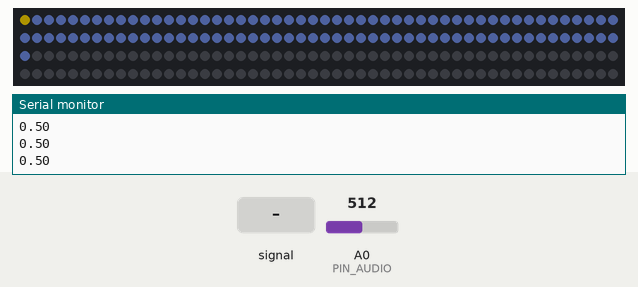
Simulated run of this sketch. Board: Arduino Uno, built with avr-gcc and run on an emulated ATmega328P. Parts: 200 RGB LEDs in strip order, left to right, continuing on the next row, the last lines printed to the serial monitor. Inputs (shaded band) come from the test bench; at power-on: A0 (PIN_AUDIO) = 512. Dim RGB values are drawn brighter than linear.

Above: at 1.2 s.
1.3 s: A0 (PIN_AUDIO) fed a 1000 Hz sine of ±255 counts around its level
At 1.47 s:
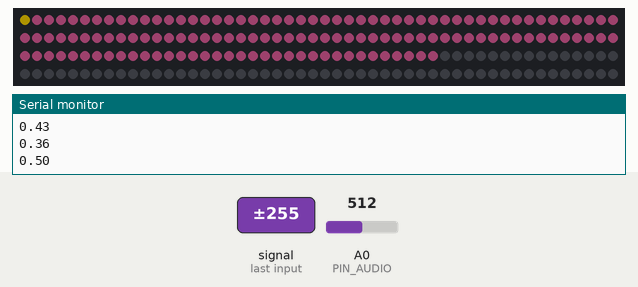
4.3 s: A0 (PIN_AUDIO) set to 0
At 5.5 s:
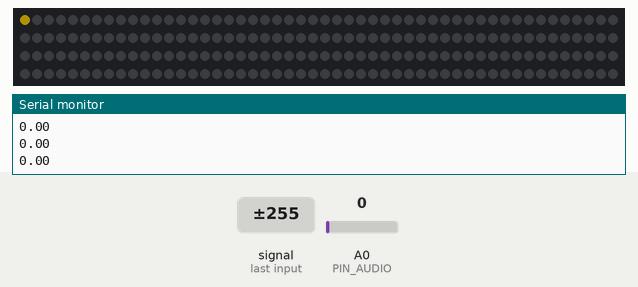
5.8 s: A0 (PIN_AUDIO) set to 1023
At 7.0 s:
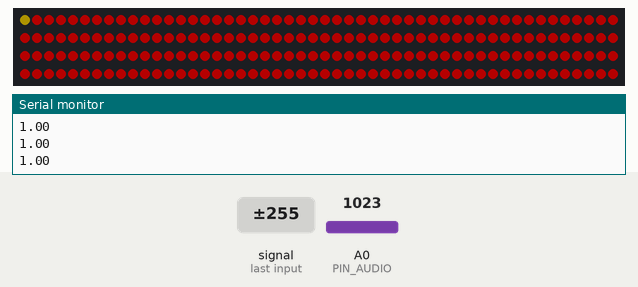
7.3 s: A0 (PIN_AUDIO) set to 900
8.8 s: A0 (PIN_AUDIO) fed a 200 Hz sine of ±81 counts around its level
At 9.28 s:
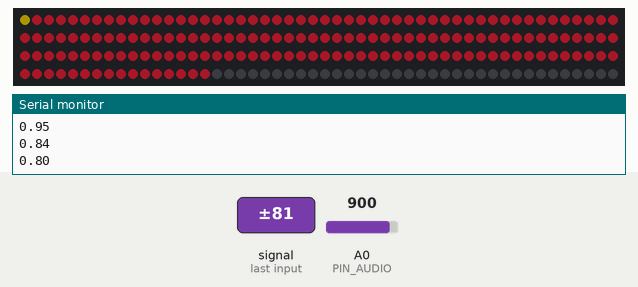
Timing chart, 0 to 11.3 s (numbered marks = the images above; inputs shaded):
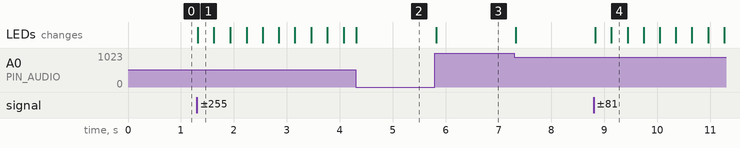

The sketch:

audio_ledstrip_demo.ino
```cpp
/***********************
 * Tweakable variables *
 ***********************/

#define PIN_AUDIO A0
#define NUM_LEDS 200
#define MIN_VOL 0
#define MAX_VOL 1.0

/***************************************
 * Code starts here, modify with care! *
 ***************************************/
#include "math.h"

void setup() {
  /* Setup the Serial logging and pins */
  Serial.begin(115200);
  setupLedStrip();
}

void loop() {
  /* Get the distance from the sensor */
  double volume = max(0, min(1, (analogRead(PIN_AUDIO) / 1024.0 - MIN_VOL) / (MAX_VOL - MIN_VOL)));
  showLedVolume(volume);
  Serial.println(volume);
}

/* Led display functionality */
void showLedVolume(double volume) {
  /* Reset the strip */
  setLedColor(0, 0, 0);
  /* Leds */
  int num_leds = (int) round(volume * (NUM_LEDS - 1));
  setLedColor(0, 1, 190, 160, 0);
  setLedColor(1, 1 + num_leds, 230 * volume * volume, 140 * (1 - volume), 230 * (1 - volume));

  /* Send the updated pixel color to the hardware after all the changes have been made */
  updateLeds();
}
```

ledstripe_controller.ino
```cpp
/* Adafruit_Neopixel led-strip settings.*/
/* Strip guidance.*/
#define STRIP_PIN 12
/* Choose according to your strip. */
#define NUM_LEDS 200
/* Values between 0 ... 255. */
#define BRIGHTNESS 70
/* How fast animations should scroll? */
/* (Default: 1Hz) */
#define SCROLLING_SPEED 1

#include "Adafruit_NeoPixel.h"
Adafruit_NeoPixel strip = Adafruit_NeoPixel(NUM_LEDS, STRIP_PIN, NEO_GRB + NEO_KHZ800);

void setupLedStrip() {
  strip.begin();
  strip.setBrightness(BRIGHTNESS);
}

void setLedRainbow(float time) {
  setLedRainbow(0, NUM_LEDS, time);
}

/* Time is in seconds */
void setLedRainbow(int start, int end, float time) {
  for (float i = start; i < end; i++) {
    float norm = i / (end - start);
    float rgb[3] = {0, 0, 0};
    hueToRgbArray((norm + time * SCROLLING_SPEED) * 360, rgb);
    strip.setPixelColor(i, 255 * rgb[0], 255 * rgb[1], 255 * rgb[2]);
  }
}

void setLedColor(int start, int end, int r, int g, int b)  {
  for (int i = start; i < end; i++) {
    strip.setPixelColor(i, r, g, b);
  }
}

void setLedColor(unsigned int r, unsigned int g, unsigned int b)  {
  setLedColor(0, NUM_LEDS, r, g, b);
}

void updateLeds() {
  strip.show();
}

void hueToRgbArray(int h, float* rgb) {
  /* This code (and hueToRgb() is based on https://en.wikipedia.org/wiki/HSL_and_HSV#From_HSV) */
  for (int i = 0; i < 3; i++) {
    rgb[i] = hueToRgb(i, h);
  }
}

float hueToRgb(int offset, int hue) {
  int hue_ = (int) (hue / 60);
  int x = (6 + hue_ - offset * 2) % 6;
  if (x < 1) {
    return 1;
  } else if (x < 2) {
    return 1.0 - (hue - hue_ * 60) / 60.0;
  } else if (x < 3) {
    return 0;
  } else if (x < 4) {
    return 0;
  } else if (x < 5) {
    return (hue - hue_ * 60) / 60.0;
  } else {
    return 1.0;
  }
}
```

Measured:
- after the input at 1.3 s, the LEDs: change at once (image 1)
- after the input at 4.3 s, the LEDs: change at once (image 2)
- after the input at 5.8 s, the LEDs: change at once (image 3)
- after the input at 8.8 s, the LEDs: first change at once (image 4 shows a later state)
